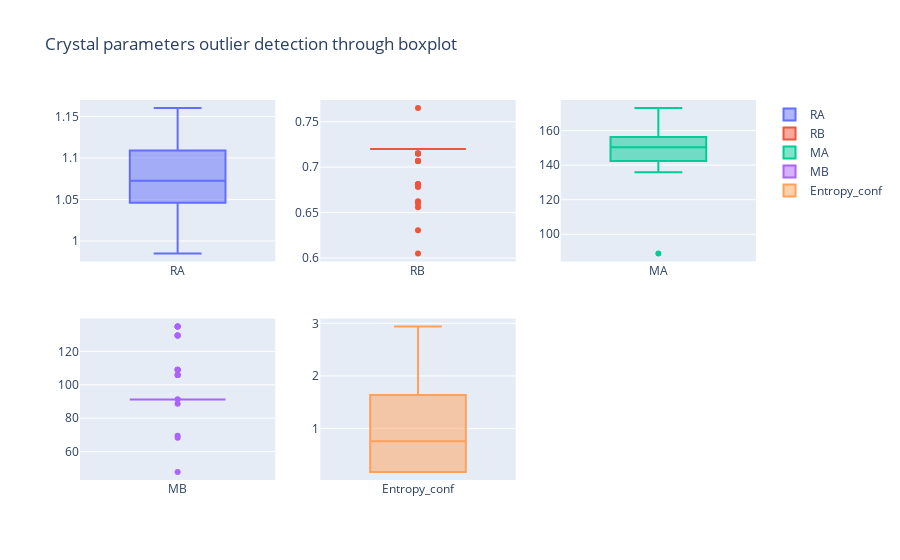

Source (notebook cell):
### Code cell
# Box plot to identify outliers
rows_c = 2
cols_c = 3
fig = make_subplots(rows = rows_c, cols = cols_c)
row_no = col_no = 1

for col in target.columns:
    fig.add_trace(
    go.Box(y=target[col], name = col),
    row = row_no,
    col = col_no,
    )
    col_no += 1
    if col_no % (cols_c+1) == 0:
        row_no += 1
        col_no = 1
        
fig.update_layout(title_text = "Crystal parameters outlier detection through boxplot")
fig.show()
fig.write_html(results_dir + '\\' + f"Crys_params_outlier_detection.html")
